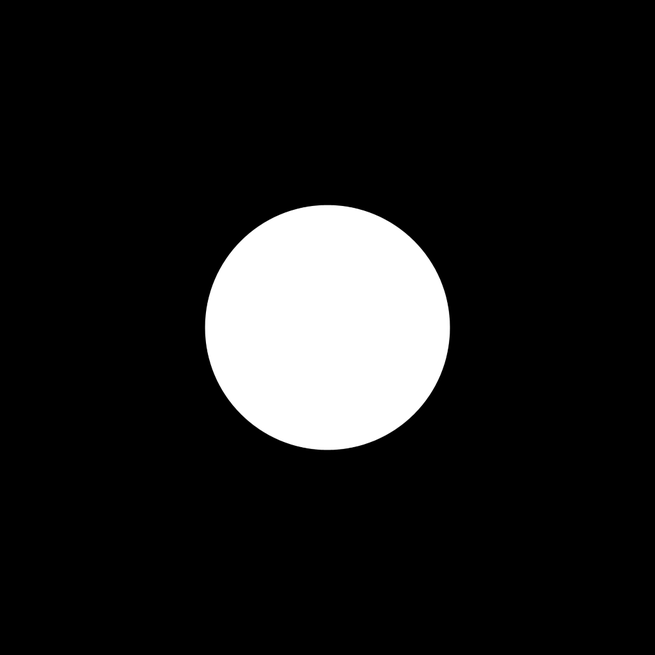
#> input picture FFT_CGH_thesis/SNR_Diff/Ch6/One circle_1024.png, 655 x 655 px, shrunk from 1024 x 1024 before the run
$ python FFT_GS_nc_n1_n2_CH6.py
#> lines starting #> are read from the running program, lines starting #| are printed output that depends on the picture; long printed decimals are rounded
# -*- coding: utf-8 -*-
"""
Created on Sun Oct 27 10:45:57 2024

@author: gaosh
"""
from PIL import Image
import numpy as np
import matplotlib.pyplot as plt
from scipy.fft import fft2, fftshift,ifft2,ifftshift
import os
import time


start_t=time.time()

os.chdir("C:/Users/Laboratorio/MakeHologram/FFT_CGH_thesis/SNR_Diff/Ch6")
filename="One circle_1024"
im=plt.imread(f"{filename}.png")
#> im is the input picture: shape (655, 655, 4) float32; mean R, G, B, A 0.11, 0.11, 0.11, 1

height=im.shape[0]
#> height = 655
width=im.shape[1]
#> width = 655

l=300  # Length that is from edge to center.
c_w,c_h=width//2,height//2 # Center
#> c_w = 327; c_h = 327
lh,lw=height-2*l,width-2*l  # Height and width for the window.
#> lh = 55; lw = 55

#R channel
im_shift_r=fftshift(im[:,:,0])
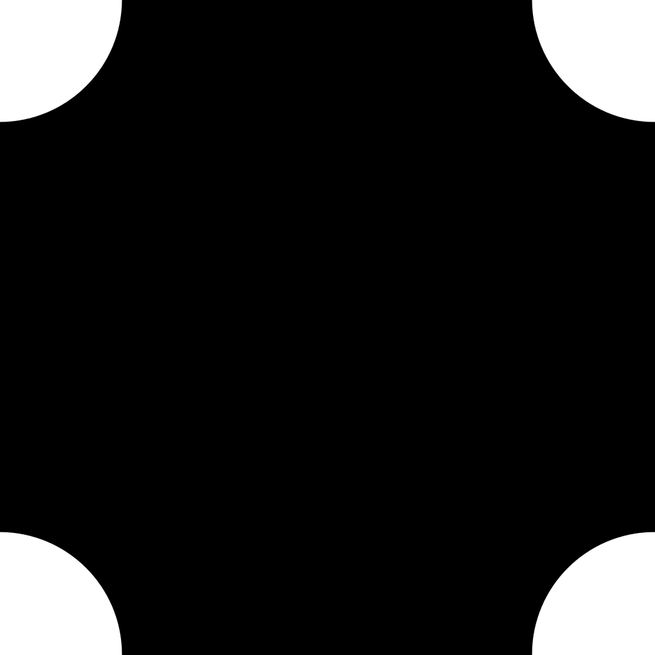
#> im_shift_r: shape (655, 655) float32; min 0, max 1, mean 0.11
#G channel
im_shift_g=fftshift(im[:,:,1])
#B channel
im_shift_b=fftshift(im[:,:,2])

# Random noise generation.
rand=np.random.uniform(0, 1, (height, width))
rand_2pi=np.pi*rand
rand_ma=np.max(rand_2pi)
#> rand_ma = 3.14
rand_mi=np.min(rand_2pi)
#> rand_mi = 9.27e-06
exp_rand=np.exp(1j*rand_2pi) # Random phase noise
# Apply phase noise to fields, which are square root of intensity in different channels.
im_r_rand=exp_rand*np.sqrt(im_shift_r)

im_g_rand=exp_rand*np.sqrt(im_shift_g)

im_b_rand=exp_rand*np.sqrt(im_shift_b)
# Compute forward 2D Fast Fourier Transform (FFT2) of each channel.
current_field_r =fftshift(fft2(im_r_rand))
current_field_g =fftshift(fft2(im_g_rand))
current_field_b =fftshift(fft2(im_b_rand))

sum_o=np.sum(im[:,:,0])
#> sum_o = 47115.1

I=abs(current_field_r)**2
sum_I=np.sum(I)
#> sum_I = 2.02e+10

current_field_r_if = ifft2(ifftshift(np.exp(1j * np.angle(current_field_r))))
I_ift=abs(current_field_r_if)**2
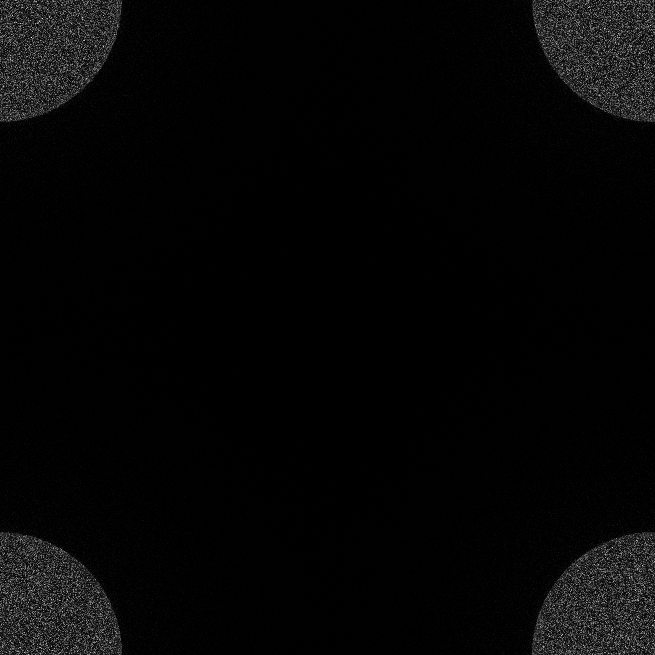
#> I_ift: shape (655, 655) float64; min 6.91e-13, max 9.4e-05, mean 2.33e-06; drawn with min black and max white
sum_I_ift=np.sum(I_ift)
#> sum_I_ift = 1

print(f"Sum of original={sum_o}, FT={sum_I/(height*width)}, iFT={sum_I_ift*height*width}")
#| Sum of original=47115.070, FT=47115.075, iFT=429025.000
# Iteration1 and iteration2 are for GS algorithm without and width window.
iterations1=1
iterations2=0

for j in range(iterations1):

    # Reconstrution field that is computed by Inverse FFT2 of the phase value from the previous forward FFT2 computation, and the amplitudes are 1.
    current_field_r_i = ifft2(ifftshift(np.exp(1j * np.angle(current_field_r))))
    current_field_g_i = ifft2(ifftshift(np.exp(1j * np.angle(current_field_g))))
    current_field_b_i = ifft2(ifftshift(np.exp(1j * np.angle(current_field_b))))
    # Create new reconstrution fields, where the amplitudes are original object fields.
    current_field_r_n =np.sqrt(im_shift_r)*np.exp(1j * np.angle(current_field_r_i))
    current_field_g_n =np.sqrt(im_shift_g)*np.exp(1j * np.angle(current_field_g_i))
    current_field_b_n =np.sqrt(im_shift_b)*np.exp(1j * np.angle(current_field_b_i))

    # Compute Forward FFT2 to obtain target phase holograms.
    current_field_r = fftshift(fft2(current_field_r_n ))
    current_field_g = fftshift(fft2(current_field_g_n ))
    current_field_b = fftshift(fft2(current_field_b_n ))
for i in range(iterations2):

    # Inverse FFT2 computation that is the same as previous iterative loop.
    current_field_r_i = ifft2(ifftshift(np.exp(1j * np.angle(current_field_r))))
    current_field_g_i = ifft2(ifftshift(np.exp(1j * np.angle(current_field_g))))
    current_field_b_i = ifft2(ifftshift(np.exp(1j * np.angle(current_field_b))))
    # Retrieve both amplitudes and phase of inverse FFT2 computation, and normalize amplitude part by the maximum in each channel.
    current_field_r_i_t =np.sqrt(abs(current_field_r_i)**2/np.max(abs(current_field_r_i)**2)) *np.exp(1j * np.angle(current_field_r_i))
    current_field_g_i_t =np.sqrt(abs(current_field_g_i)**2/np.max(abs(current_field_g_i)**2)) *np.exp(1j * np.angle(current_field_g_i))
    current_field_b_i_t =np.sqrt(abs(current_field_b_i)**2/np.max(abs(current_field_b_i)**2)) *np.exp(1j * np.angle(current_field_b_i))
    # Create new object fields with original fields, and the phases are the same as the previous step.
    current_field_r_n =np.sqrt(im_shift_r)*np.exp(1j * np.angle(current_field_r_i))
    current_field_g_n =np.sqrt(im_shift_g)*np.exp(1j * np.angle(current_field_g_i))
    current_field_b_n =np.sqrt(im_shift_b)*np.exp(1j * np.angle(current_field_b_i))
    # In the window, the amplitudes are from original. Otherwise, the amplitudes are from retrieved amplitudes in inverse FFT2 computation.
    current_field_r_n[:,c_w-l:c_w+l]=current_field_r_i_t[:,c_w-l:c_w+l]
    current_field_g_n[:,c_w-l:c_w+l]=current_field_g_i_t[:,c_w-l:c_w+l]
    current_field_b_n[:,c_w-l:c_w+l]=current_field_b_i_t[:,c_w-l:c_w+l]

    current_field_r_n[c_h-l:c_h+l,0:c_w-l]=current_field_r_i_t[c_h-l:c_h+l,0:c_w-l]
    current_field_g_n[c_h-l:c_h+l,0:c_w-l]=current_field_g_i_t[c_h-l:c_h+l,0:c_w-l]
    current_field_b_n[c_h-l:c_h+l,0:c_w-l]=current_field_b_i_t[c_h-l:c_h+l,0:c_w-l]

    current_field_r_n[c_h-l:c_h+l,c_w+l:width]=current_field_r_i_t[c_h-l:c_h+l,c_w+l:width]
    current_field_g_n[c_h-l:c_h+l,c_w+l:width]=current_field_g_i_t[c_h-l:c_h+l,c_w+l:width]
    current_field_b_n[c_h-l:c_h+l,c_w+l:width]=current_field_b_i_t[c_h-l:c_h+l,c_w+l:width]

    # Compute Forward FFT2 to obtain phase holograms with window.
    current_field_r = fftshift(fft2(current_field_r_n ))
    current_field_g = fftshift(fft2(current_field_g_n ))
    current_field_b = fftshift(fft2(current_field_b_n ))


# Final optimized phase for encoding on SLM, turn angles to grayscales.
optimized_phase_r = np.angle(current_field_r)
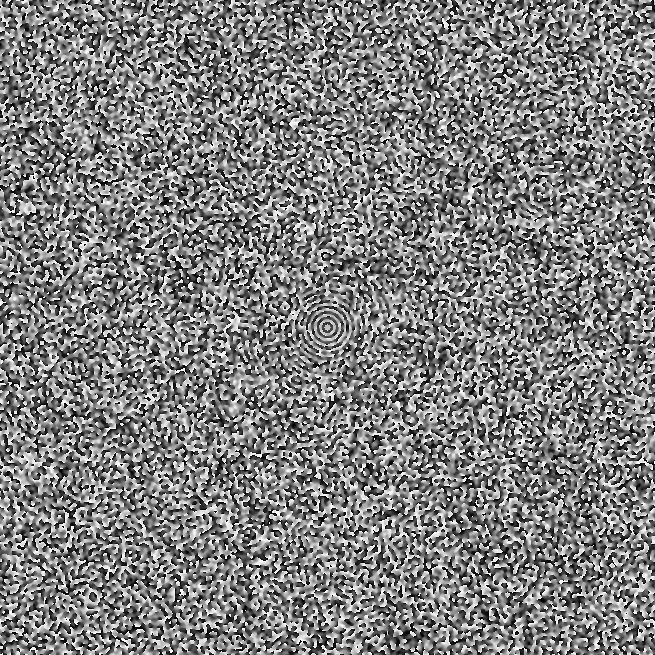
#> optimized_phase_r: shape (655, 655) float64; min -3.14, max 3.14, mean 0.00573; drawn with min black and max white
phase_rr_modi=(optimized_phase_r/np.pi+1)*(255/2)

optimized_phase_g = np.angle(current_field_g)
phase_gr_modi=(optimized_phase_g/np.pi+1)*(255/2)

optimized_phase_b = np.angle(current_field_b)
phase_br_modi=(optimized_phase_b/np.pi+1)*(255/2)
# Combine three holograms in to one image.
im_modify_noL = np.zeros_like(im,shape=(im.shape[0], im.shape[1], 3))
im_modify_noL[:,:,0] = phase_rr_modi
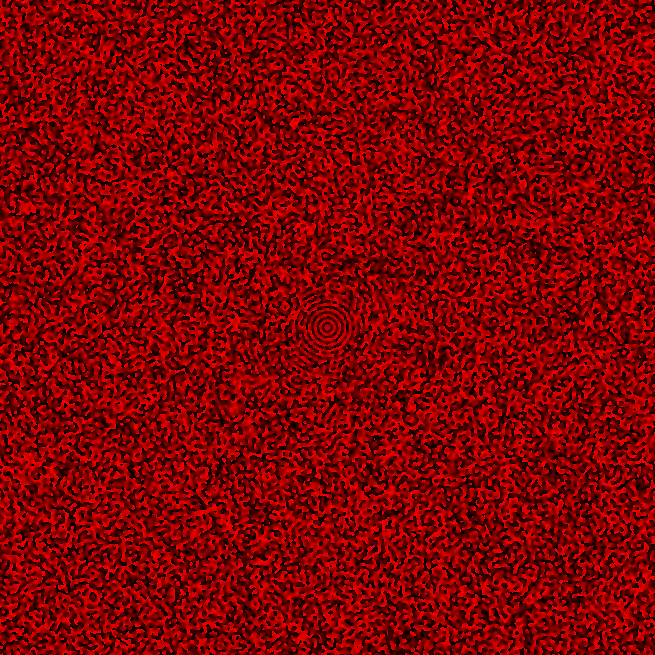
#> im_modify_noL: shape (655, 655, 3) float32; mean of channels 0, 1, 2 127.7, 0, 0; drawn as R, G, B
im_modify_noL[:,:,1] = phase_gr_modi
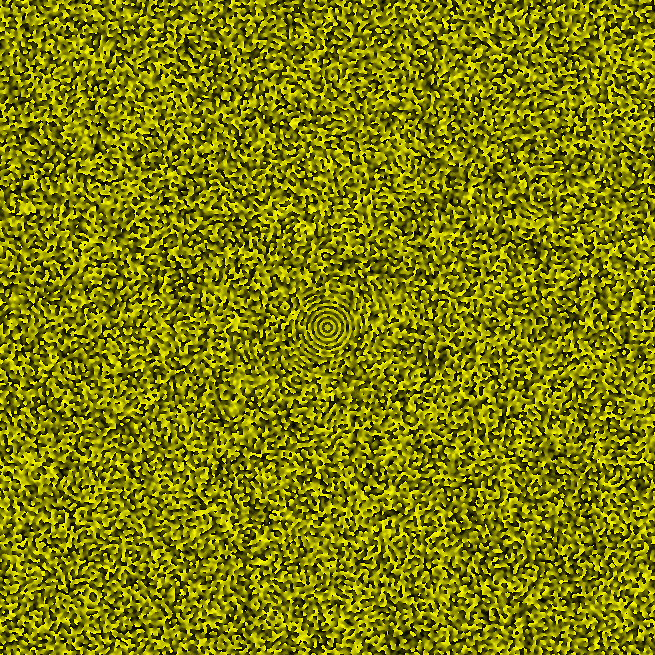
#> im_modify_noL: shape (655, 655, 3) float32; mean of channels 0, 1, 2 127.7, 127.7, 0; drawn as R, G, B
im_modify_noL[:,:,2] = phase_br_modi
# Crop the final RGB CGHs into different size.
def crop(im_modify,name):
#> called with name = 'nl'
    im_cropped=im_modify
    im_cropped = im_cropped.astype(np.uint8)
    im_modi = Image.fromarray(im_cropped)
    im_modi.save(f"{filename}_GS_n1_{iterations1},n2_{iterations2}_{name}.png")

C_noL=crop(im_modify_noL, f"nl")

end_t=time.time()
print(f"Time consuming {end_t-start_t}s, iteration {iterations1+iterations2}")
